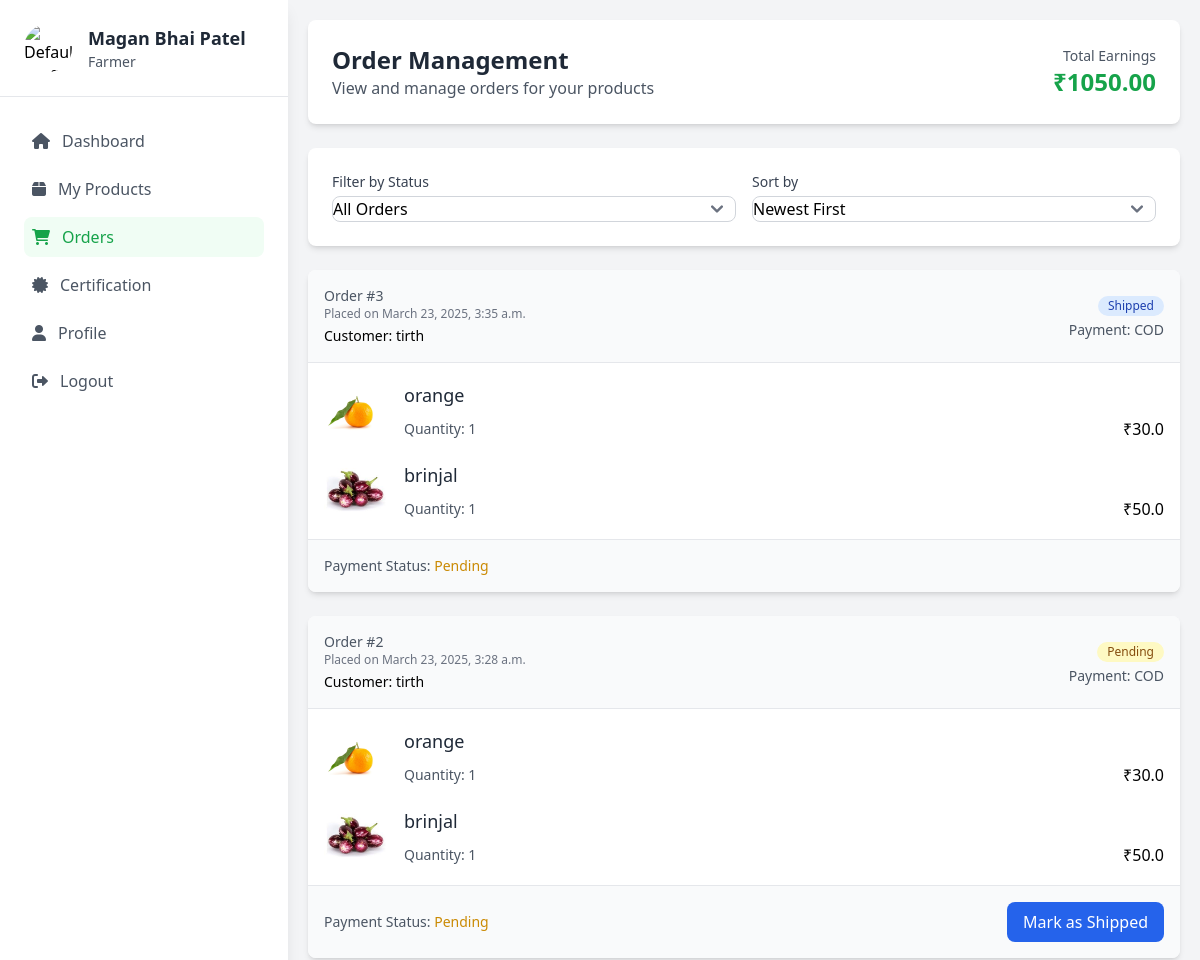
Before: /farmer/orders/ (signed in, upper part) with the older database file.
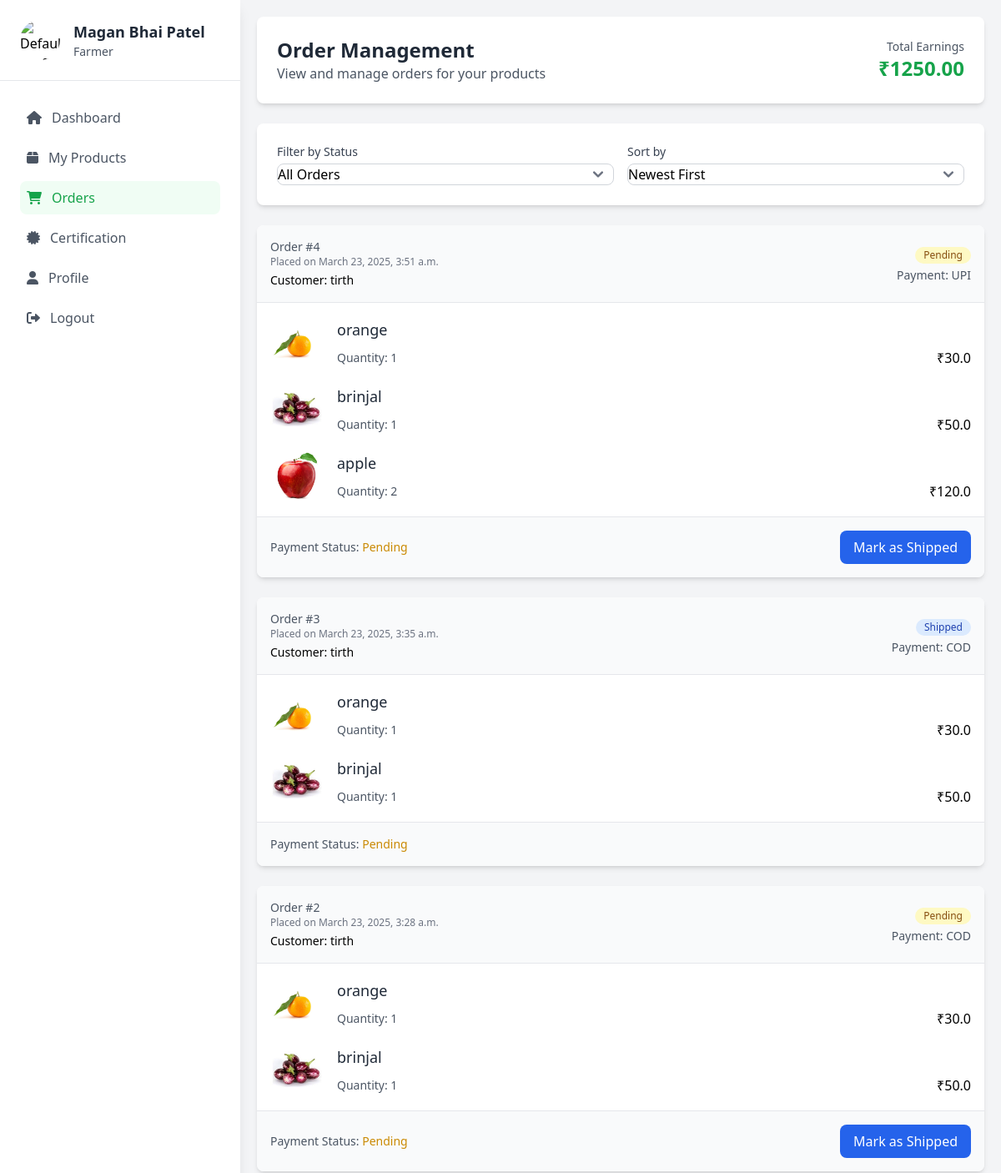
After: the same page with the newer database file.
### api/models.py (models this page shows, shortened)
class Order(models.Model):
    STATUS_CHOICES = [
        ('Pending', 'Pending'),
        ('Shipped', 'Shipped'),
        ('Delivered', 'Delivered'),
        ('Cancelled', 'Cancelled'),
    ]
    PAYMENT_STATUS_CHOICES = [
        ('Pending', 'Pending'),
        ('Completed', 'Completed'),
        ('Failed', 'Failed'),
    ]
    order_id = models.AutoField(primary_key=True)
    customer = models.ForeignKey(User, on_delete=models.CASCADE)
    total_price = models.DecimalField(max_digits=10, decimal_places=2)
    order_date = models.DateTimeField(auto_now_add=True)
    order_status = models.CharField(max_length=20, choices=STATUS_CHOICES, default='Pending')
    placed_at = models.DateTimeField(auto_now_add=True)
    payment_status = models.CharField(max_length=20, choices=PAYMENT_STATUS_CHOICES, default='Pending')

class User(AbstractBaseUser, PermissionsMixin):
    ROLE_CHOICES = [
        ('Farmer', 'Farmer'),
        ('Customer', 'Customer'),
        ('Admin', 'Admin'),
        ('Verifier', 'Verifier'),
    ]
    user_id = models.AutoField(primary_key=True)
    full_name = models.CharField(max_length=100)
    email = models.EmailField(unique=True)
    phone_number = models.CharField(max_length=15)
    role = models.CharField(max_length=10, choices=ROLE_CHOICES, default='Customer')
    is_active = models.BooleanField(default=True)
    is_staff = models.BooleanField(default=False)
    objects = UserManager()
    USERNAME_FIELD = 'email'
    REQUIRED_FIELDS = ['full_name', 'phone_number']

class Payment(models.Model):
    PAYMENT_METHOD_CHOICES = [
        ('UPI', 'UPI'),
        ('Bank Transfer', 'Bank Transfer'),
        ('Wallet', 'Wallet'),
        ('COD', 'COD'),
    ]
    PAYMENT_STATUS_CHOICES = [
        ('Pending', 'Pending'),
        ('Success', 'Success'),
        ('Failed', 'Failed'),
    ]
    order = models.OneToOneField(Order, on_delete=models.CASCADE)
    payment_method = models.CharField(max_length=20, choices=PAYMENT_METHOD_CHOICES)
    transaction_id = models.CharField(max_length=50, blank=True, null=True)
    payment_status = models.CharField(max_length=20, choices=PAYMENT_STATUS_CHOICES, default='Pending')

class OrderItem(models.Model):
    order = models.ForeignKey(Order, on_delete=models.CASCADE)
    product = models.ForeignKey(Product, on_delete=models.CASCADE)
    quantity = models.PositiveIntegerField()
    price = models.DecimalField(max_digits=10, decimal_places=2)

class Product(models.Model):
    product_id = models.AutoField(primary_key=True)
    farmer = models.ForeignKey(FarmerProfile, on_delete=models.CASCADE)
    category = models.ForeignKey(Category, on_delete=models.CASCADE)
    product_name = models.CharField(max_length=100)
    description = models.TextField()
    price = models.DecimalField(max_digits=10, decimal_places=2)
    stock = models.PositiveIntegerField()
    image = models.ImageField(upload_to='products/')
    qr_code = models.ImageField(upload_to='qr_codes/', blank=True, null=True)
    created_at = models.DateTimeField(auto_now_add=True)

### api/views.py (the view)
# urls.py: path('farmer/orders/', views.farmer_orders, name='farmer_orders'),
@login_required
def farmer_orders(request):
    if request.user.role != 'Farmer':
        messages.error(request, 'Only farmers can view their orders.')
        return redirect('home')
    try:
        farmer_profile = FarmerProfile.objects.get(user=request.user)
        status = request.GET.get('status', '')
        sort = request.GET.get('sort', '-placed_at')
        orders = Order.objects.filter(
            orderitem__product__farmer=farmer_profile
        ).exclude(
            order_status='Cart'
        ).distinct()
        if status:
            orders = orders.filter(order_status=status)
        orders = orders.order_by(sort).select_related(
            'customer', 'payment'
        ).prefetch_related(
            'orderitem_set__product'
        )
        total_earnings = sum(
            item.price * item.quantity
            for order in orders
            for item in order.orderitem_set.filter(product__farmer=farmer_profile)
        )
        context = {
            'orders': orders,
            'current_status': status,
            'current_sort': sort,
            'total_earnings': total_earnings,
        }
        return render(request, 'farmer/orders.html', context)
    except FarmerProfile.DoesNotExist:
        messages.error(request, 'Please complete your farmer profile first.')
        return redirect('farmer_dashboard')

### api/templatetags/custom_filters.py (called while the page is built)
@register.filter(name='multiply')
def multiply(value, arg):
    try:
        return float(value) * float(arg)
    except (ValueError, TypeError):
        return 0

### templates/farmer/orders.html (shortened to what the changed rows need)
{% extends 'farmer/farmer_base.html' %}
{% load static %}
{% load custom_filters %}
{% block content %}
<div class="flex flex-col p-5">
    <div class="bg-white rounded-lg shadow-md p-6 mb-6">
        <div class="flex items-center justify-between">
            <div>
                <h1 class="text-2xl font-semibold text-gray-800">Order Management</h1>
            </div>
            <div class="text-right">
                <p class="text-sm text-gray-600">Total Earnings</p>
                <p class="text-2xl font-bold text-green-600">₹{{ total_earnings }}</p>
            </div>
        </div>
    </div>
    <div class="space-y-6">
        {% for order in orders %}
        <div class="bg-white rounded-lg shadow-md overflow-hidden">
            <div class="p-4 bg-gray-50 border-b">
                <div class="flex items-center justify-between">
                    <div>
                        <p class="text-sm text-gray-600">Order #{{ order.order_id }}</p>
                        <p class="text-xs text-gray-500">Placed on {{ order.placed_at|date:"F j, Y, g:i a" }}</p>
                        <p class="text-sm font-medium mt-1">Customer: {{ order.customer.full_name }}</p>
                    </div>
                    <div class="text-right">
                        <span class="inline-flex items-center px-2.5 py-0.5 rounded-full text-xs font-medium
                            {% if order.order_status == 'Pending' %}bg-yellow-100 text-yellow-800
                            {% elif order.order_status == 'Shipped' %}bg-blue-100 text-blue-800
                            {% elif order.order_status == 'Delivered' %}bg-green-100 text-green-800
                            {% else %}bg-red-100 text-red-800{% endif %}">
                            {{ order.order_status }}
                        </span>
                        <p class="text-sm text-gray-600 mt-1">Payment: {{ order.payment.payment_method }}</p>
                    </div>
                </div>
            </div>
            <div class="p-4">
                <div class="space-y-4">
                    {% for item in order.orderitem_set.all %}
                    {% if item.product.farmer.user == user %}
                    <div class="flex items-center gap-4">
                        <img src="{{ item.product.image.url }}" alt="{{ item.product.product_name }}"
                             class="w-16 h-16 object-cover rounded-lg">
                        <div class="flex-grow">
                            <h3 class="text-lg font-medium text-gray-800">{{ item.product.product_name }}</h3>
                            <div class="flex justify-between items-center mt-2">
                                <span class="text-sm text-gray-600">Quantity: {{ item.quantity }}</span>
                                <span class="font-medium">₹{{ item.price|multiply:item.quantity }}</span>
                            </div>
                        </div>
                    </div>
                    {% endif %}
                    {% endfor %}
                </div>
            </div>
            <div class="p-4 bg-gray-50 border-t">
                <div class="flex items-center justify-between">
                    <div>
                        <p class="text-sm text-gray-600">
                            Payment Status:
                            <span class="{% if order.payment.payment_status == 'Success' %}text-green-600
                                       {% elif order.payment.payment_status == 'Failed' %}text-red-600
                                       {% else %}text-yellow-600{% endif %}">
                                {{ order.payment.payment_status }}
                            </span>
                        </p>
                    </div>
                    {% if order.order_status == 'Pending' %}
                    <div class="flex gap-2">
                        <form method="post" action="{% url 'update_order_status' order.order_id %}">
                            <button type="submit" class="bg-blue-600 text-white px-4 py-2 rounded-lg hover:bg-blue-700 transition-colors">
                                Mark as Shipped
                            </button>
                        </form>
                    </div>
                    {% endif %}
                </div>
            </div>
        </div>
        {% endfor %}
    </div>
</div>
{% endblock %}

Changed rows visible on the page:
added Order: order_id "4", placed_at "March 23, 2025, 3:51 a.m.", customer.full_name "tirth", order_status "Pending", payment.payment_method "UPI", payment.payment_status "Pending", shows "Mark as Shipped"
added OrderItem: product.image (picture), product.product_name "orange", quantity "1", price|multiply "30.0", shown under "4"
added OrderItem: product.image (picture), product.product_name "brinjal", quantity "1", price|multiply "50.0", shown under "4"
added OrderItem: product.image (picture), product.product_name "apple", quantity "2", price|multiply "120.0", shown under "4"
Other visible differences:
{{ total_earnings }}: "1050.00" → "1250.00"
